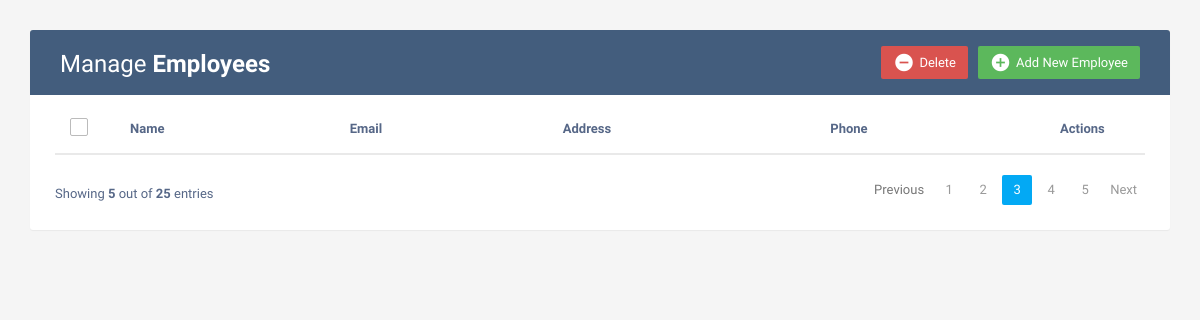
The app's page /, older data.
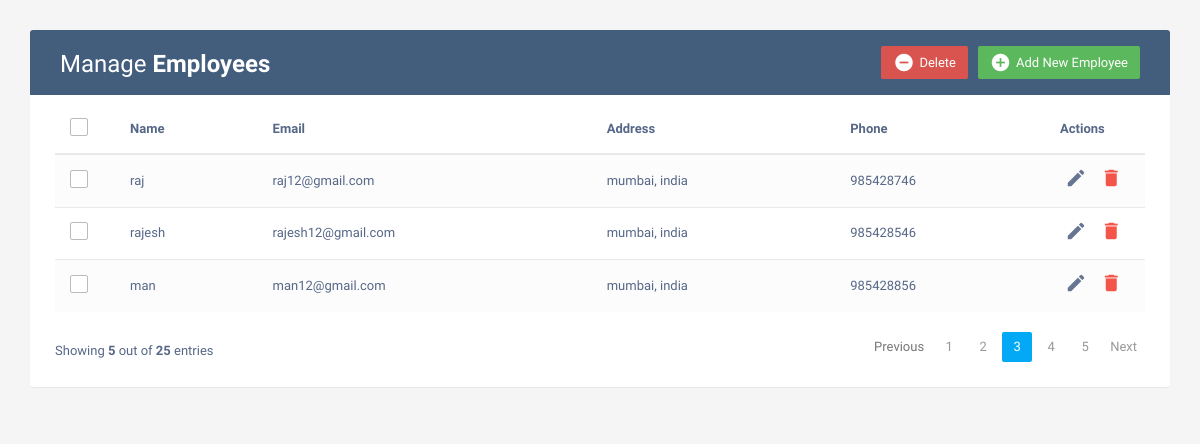
The same page, newer data.
### myapp/models.py (models this page shows)
class Employee(models.Model):
    name=models.CharField(max_length=50)
    email=models.EmailField(max_length=30)
    address=models.CharField(max_length=50)
    phone=models.IntegerField()
    def __str__(self) -> str:
        return self.name

### myapp/views.py (the view)
# urls.py: path('',views.crud , name="crud"),
def crud(request):
    empid=Employee.objects.all()
    print(empid)
    context={
        "empid":empid
    }
    return render(request,"crud.html",context)

### myapp/templates/crud.html (shortened to what this page needs)
<!DOCTYPE html>
<html lang="en">
<head>
<link rel="stylesheet" href="https://maxcdn.bootstrapcdn.com/font-awesome/4.7.0/css/font-awesome.min.css">
<link rel="stylesheet" href="https://maxcdn.bootstrapcdn.com/bootstrap/3.3.7/css/bootstrap.min.css">
  <body>
    <div class="container">
        <div class="table-wrapper">
            <div class="table-title">
                <div class="row">
                    <div class="col-sm-6">
						<h2>Manage <b>Employees</b></h2>
					</div>
					<div class="col-sm-6">
						<a href="#addEmployeeModal" class="btn btn-success" data-toggle="modal"><i class="material-icons">&#xE147;</i> <span>Add New Employee</span></a>
						<a href="#deleteEmployeeModal" class="btn btn-danger" data-toggle="modal"><i class="material-icons">&#xE15C;</i> <span>Delete</span></a>
					</div>
                </div>
            </div>
            <table class="table table-striped table-hover">
                <thead>
                    <tr>
						<th>
							<span class="custom-checkbox">
								<label for="selectAll"></label>
							</span>
						</th>
                        <th>Name</th>
                        <th>Email</th>
						<th>Address</th>
                        <th>Phone</th>
                        <th>Actions</th>
                    </tr>
                </thead>
                <tbody>
                    {% for i in empid %}
                    <tr>
						<td>
							<span class="custom-checkbox">
								<label for="checkbox1"></label>
							</span>
						</td>
                        <td>{{i.name}}</td>
                        <td>{{i.email}}</td>
						<td>{{i.address}}</td>
                        <td>{{i.phone}}</td>
                        <td>
                            <a href="#editEmployeeModal-{{i.id}}" class="edit" data-toggle="modal"><i class="material-icons" data-toggle="tooltip" title="Edit">&#xE254;</i></a>
                            <a href="#deleteEmployeeModal-{{i.id}}" class="delete" data-toggle="modal"><i class="material-icons" data-toggle="tooltip" title="Delete">&#xE872;</i></a>
                        </td>
                    </tr>
                    {% endfor %}
                </tbody>
            </table>
			<div class="clearfix">
                <div class="hint-text">Showing <b>5</b> out of <b>25</b> entries</div>
                <ul class="pagination">
                    <li class="page-item disabled"><a href="#">Previous</a></li>
                    <li class="page-item"><a href="#" class="page-link">1</a></li>
                    <li class="page-item"><a href="#" class="page-link">2</a></li>
                    <li class="page-item active"><a href="#" class="page-link">3</a></li>
                    <li class="page-item"><a href="#" class="page-link">4</a></li>
                    <li class="page-item"><a href="#" class="page-link">5</a></li>
                    <li class="page-item"><a href="#" class="page-link">Next</a></li>
                </ul>
            </div>
        </div>
    </div>
</body>
</html>

Row changes from the older to the newer data that the page shows:
added Employee: name "raj", email "raj12@gmail.com", address "mumbai, india", phone "985428746"
added Employee: name "rajesh", email "rajesh12@gmail.com", address "mumbai, india", phone "985428546"
added Employee: name "man", email "man12@gmail.com", address "mumbai, india", phone "985428856"
